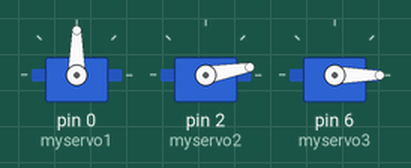
Simulated run of this sketch. Board: Arduino Uno, built with avr-gcc and run on an emulated ATmega328P. On the bench: 3 × servo.

Above: at 1.05 s.
At 3.5 s:
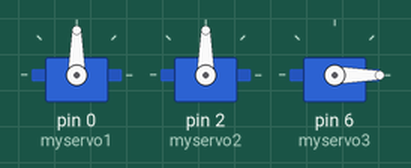
At 6.0 s:
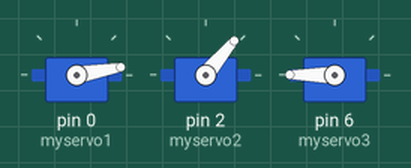
At 6.5 s:
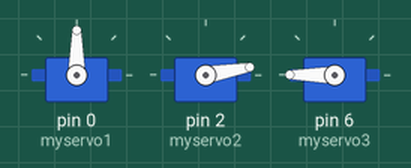
At 8.5 s:
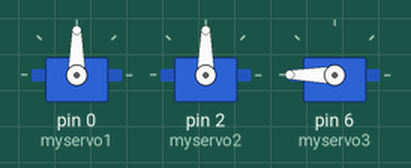
At 11.0 s:
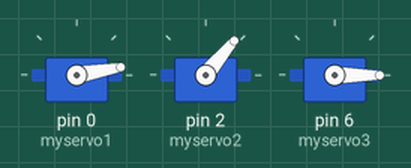
Timing chart, 0 to 14.0 s (numbered marks = the images above):
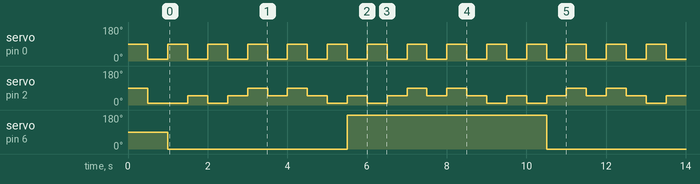

Measured:
- by itself, servo on pin 0 (myservo1): alternates 90° for 0.50 s and 10° for 0.50 s
- by itself, servo on pin 2 (myservo2): repeats every 4.0 s: 50° 0.50 s, 10° 0.50 s, 2 × (50° 0.50 s, 90° 0.50 s), 50° 0.50 s, 10° 0.50 s
- by itself, servo on pin 6 (myservo3): alternates 180° for 5.0 s and 0° for 5.0 s

The sketch:

ServoMotors.ino
```cpp
#include <Servo.h>

Servo myservo1, myservo2, myservo3;
boolean alpha, gamma;
int beta=0;
int delta=1;

void setup()
{
  myservo1.attach(0);
  myservo2.attach(2);
  myservo3.attach(6);
  delay(500);

  myservo1.write(10);
  myservo2.write(10);
  alpha=0;
  gamma=0;
  delay(500);
}

void loop()
{
  if(!alpha) myservo1.write(90);
    else myservo1.write(10);
    alpha=!alpha;
  if (beta%2==1) myservo2.write(50);
    else if ((beta%8==0)||(beta%8==2)) myservo2.write(10);
    else myservo2.write(90);
  beta++;
  if (beta%10==0) gamma=!gamma;
  myservo3.write(360*gamma);
  delay(500);
} 
```
